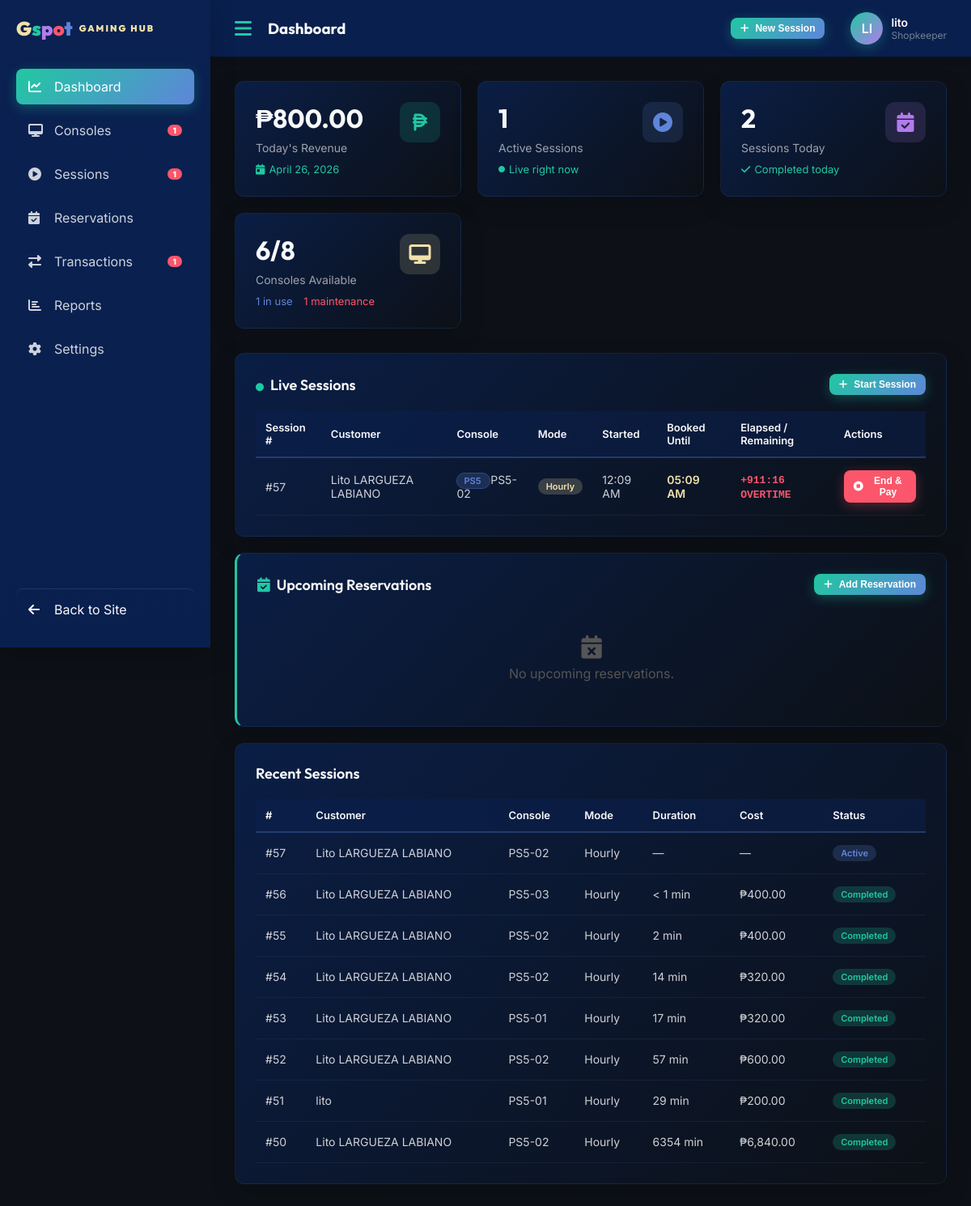
Screenshot of /admin.php (signed in) with the database file from the repository.
### tables this page shows
CREATE TABLE `gaming_sessions` (
  `session_id` int(11) NOT NULL,
  `user_id` int(11) NOT NULL,
  `console_id` int(11) NOT NULL,
  `rental_mode` enum('hourly','open_time','unlimited') NOT NULL,
  `planned_minutes` int(11) DEFAULT NULL,
  `start_time` datetime NOT NULL DEFAULT current_timestamp(),
  `end_time` datetime DEFAULT NULL,
  `duration_minutes` int(11) DEFAULT NULL,
  `hourly_rate` decimal(10,2) NOT NULL DEFAULT 0.00,
  `total_cost` decimal(10,2) DEFAULT NULL,
  `status` enum('active','completed','cancelled') NOT NULL DEFAULT 'active',
  `payment_status` enum('paid','unpaid','partial') DEFAULT NULL,
  `created_by` int(11) NOT NULL,
  `created_at` datetime NOT NULL DEFAULT current_timestamp(),
  `extended_minutes` int(11) NOT NULL DEFAULT 0 COMMENT 'Total minutes added via approved extensions'
);

CREATE TABLE `users` (
  `user_id` int(11) NOT NULL,
  `email` varchar(100) NOT NULL,
  `password_hash` varchar(255) NOT NULL,
  `full_name` varchar(100) NOT NULL,
  `phone` varchar(20) DEFAULT NULL,
  `role` enum('customer','shopkeeper','owner') NOT NULL DEFAULT 'customer',
  `status` enum('active','inactive') NOT NULL DEFAULT 'active',
  `email_verified` tinyint(1) NOT NULL DEFAULT 0,
  `verification_token` varchar(64) DEFAULT NULL,
  `verification_expires` datetime DEFAULT NULL,
  `reset_token` varchar(64) DEFAULT NULL,
  `reset_expires` datetime DEFAULT NULL,
  `created_at` datetime NOT NULL DEFAULT current_timestamp()
);

CREATE TABLE `consoles` (
  `console_id` int(11) NOT NULL,
  `console_name` varchar(50) NOT NULL,
  `console_type` enum('PS5','PS4','Xbox Series X') NOT NULL,
  `unit_number` varchar(10) NOT NULL,
  `status` enum('available','in_use','maintenance') NOT NULL DEFAULT 'available',
  `hourly_rate` decimal(10,2) NOT NULL DEFAULT 0.00,
  `created_at` datetime NOT NULL DEFAULT current_timestamp()
);

### includes/db_functions.php (called while the page is built, shortened)
<?php
require_once __DIR__ . '/db_config.php';
function getConsoles($status = null, $type = null) {
    global $conn;
    $sql = "SELECT * FROM consoles WHERE 1=1";
    $params = [];
    $types = "";
    if ($status) {
        $sql .= " AND status = ?";
        $params[] = $status;
        $types .= "s";
    }
    $sql .= " ORDER BY console_type, unit_number";
    $stmt = $conn->prepare($sql);
    if (!empty($params)) {
        $stmt->bind_param($types, ...$params);
    }
    $stmt->execute();
    return $stmt->get_result()->fetch_all(MYSQLI_ASSOC);
}
function getActiveSessions() {
    global $conn;
    $sql = "SELECT gs.*, u.full_name AS customer_name, c.console_name, c.console_type, c.unit_number,
                   COALESCE((SELECT SUM(t.amount) FROM transactions t WHERE t.session_id = gs.session_id AND t.amount > 0), 0) AS upfront_paid,
                   COALESCE((SELECT SUM(ABS(t.amount)) FROM transactions t WHERE t.session_id = gs.session_id AND t.amount < 0), 0) AS refunded_amount
            FROM gaming_sessions gs
            JOIN users u ON gs.user_id = u.user_id
            JOIN consoles c ON gs.console_id = c.console_id
            WHERE gs.status = 'active'
            ORDER BY gs.start_time DESC";
    $result = $conn->query($sql);
    return $result->fetch_all(MYSQLI_ASSOC);
}
function getDailySalesReport($date) {
    global $conn;
    $stmt = $conn->prepare(
        "SELECT COUNT(*) AS total_sessions,
                SUM(total_cost) AS total_revenue,
                AVG(duration_minutes) AS avg_duration,
                SUM(CASE WHEN rental_mode = 'hourly' THEN 1 ELSE 0 END) AS hourly_sessions,
                SUM(CASE WHEN rental_mode = 'open_time' THEN 1 ELSE 0 END) AS open_time_sessions,
                SUM(CASE WHEN rental_mode = 'unlimited' THEN 1 ELSE 0 END) AS unlimited_sessions
         FROM gaming_sessions
         WHERE DATE(start_time) = ? AND status = 'completed'"
    );
    $stmt->bind_param("s", $date);
    $stmt->execute();
    return $stmt->get_result()->fetch_assoc();
}
?>

### admin_sections/dashboard.php (shortened to what this page needs)
<div class="page active" id="dashboard">
    <div class="stats-grid">
        <div class="stat-card">
            <div class="stat-card-header">
                <div>
                    <div class="stat-value">₱<?= number_format($todayRevenue, 2) ?></div>
                    <div class="stat-label">Today's Revenue</div>
                </div>
                <div class="stat-icon revenue"><i class="fas fa-peso-sign"></i></div>
            </div>
            <div class="stat-change up"><i class="fas fa-calendar-day"></i> <?= date('F d, Y') ?></div>
        </div>
        <div class="stat-card">
            <div class="stat-card-header">
                <div>
                    <div class="stat-value"><?= $activeCount ?></div>
                    <div class="stat-label">Active Sessions</div>
                </div>
                <div class="stat-icon sessions"><i class="fas fa-play-circle"></i></div>
            </div>
            <div class="stat-change up"><i class="fas fa-circle" style="color:#20c8a1;font-size:8px"></i> Live right now</div>
        </div>
        <div class="stat-card">
            <div class="stat-card-header">
                <div>
                    <div class="stat-value"><?= $todayBookings ?></div>
                    <div class="stat-label">Sessions Today</div>
                </div>
                <div class="stat-icon bookings"><i class="fas fa-calendar-check"></i></div>
            </div>
            <div class="stat-change up"><i class="fas fa-check"></i> Completed today</div>
        </div>
        <div class="stat-card">
            <div class="stat-card-header">
                <div>
                    <div class="stat-value"><?= $availableCount ?>/<?= count($allConsoles) ?></div>
                    <div class="stat-label">Consoles Available</div>
                </div>
                <div class="stat-icon consoles"><i class="fas fa-desktop"></i></div>
            </div>
            <div class="stat-change up">
                <span style="color:#5f85da"><?= $inUseCount ?> in use</span> &nbsp;
                <span style="color:#fb566b"><?= $maintenanceCount ?> maintenance</span>
            </div>
        </div>
    </div>
    <div class="card">
        <div class="card-header">
            <h3 class="card-title"><i class="fas fa-circle" style="color:#20c8a1;font-size:10px;margin-right:8px"></i>Live Sessions</h3>
            <button class="btn btn-primary btn-sm" onclick="openModal('startSession')"><i class="fas fa-plus"></i> Start Session</button>
        </div>
        <?php if (empty($activeSessions)): ?>
            <div class="empty-state"><i class="fas fa-couch"></i>No active sessions right now</div>
        <?php else: ?>
        <table class="data-table">
            <thead><tr><th>Session #</th><th>Customer</th><th>Console</th><th>Mode</th><th>Started</th><th>Booked Until</th><th>Elapsed / Remaining</th><th>Actions</th></tr></thead>
            <tbody>
            <?php foreach ($activeSessions as $sess): ?>
            <tr>
                <td>#<?= $sess['session_id'] ?></td>
                <td><?= htmlspecialchars($sess['customer_name']) ?></td>
                <td>
                    <span class="console-type-badge <?= $sess['console_type'] === 'PS5' ? 'ps5' : ($sess['console_type'] === 'PS4' ? 'ps4' : 'xbox') ?>">
                        <?= $sess['console_type'] ?>
                    </span>
                    <?= htmlspecialchars($sess['unit_number']) ?>
                </td>
                <td><span class="badge pending"><?= match($sess['rental_mode']) { 'open_time' => 'Open Time', default => ucfirst($sess['rental_mode']) } ?></span></td>
                <td><?= date('h:i A', strtotime($sess['start_time'])) ?></td>
                <td>
                    <?php if ($sess['rental_mode'] === 'hourly' && $sess['planned_minutes']):
                        $bookedEndDt = new DateTime($sess['start_time'], new DateTimeZone('Asia/Manila'));
                        $bookedEndDt->modify('+' . $sess['planned_minutes'] . ' minutes');
                    ?>
                        <span style="color:#f1e1aa;font-weight:600"><?= $bookedEndDt->format('h:i A') ?></span>
                    <?php else: ?>—<?php endif; ?>
                </td>
                <td><span class="session-timer" data-start="<?= $sess['start_time'] ?>" data-planned="<?= $sess['planned_minutes'] ?? '' ?>">—</span></td>
                <td>
                    <button class="btn btn-danger btn-sm" onclick="openEndSessionModal(
                        <?= $sess['session_id'] ?>,
                        '<?= htmlspecialchars(addslashes($sess['customer_name'])) ?>',
                        '<?= htmlspecialchars(addslashes($sess['unit_number'])) ?>',
                        '<?= $sess['rental_mode'] ?>',
                        <?= strtotime($sess['start_time']) ?>,
                        <?= (int)($sess['planned_minutes'] ?? 0) ?>,
                        <?= (float)($sess['upfront_paid'] ?? 0) ?>)">
                        <i class="fas fa-stop-circle"></i> End &amp; Pay
                    </button>
                </td>
            </tr>
            <?php endforeach; ?>
            </tbody>
        </table>
        <?php endif; ?>
    </div>
    <div class="card" style="border-left:3px solid #20c8a1;margin-bottom:20px;">
        <div class="card-header" style="display:flex;align-items:center;justify-content:space-between;flex-wrap:wrap;gap:10px;">
            <div style="display:flex;align-items:center;gap:10px;">
                <h3 class="card-title" style="margin:0;">
                    <i class="fas fa-calendar-check" style="color:#20c8a1;margin-right:8px;"></i>Upcoming Reservations
                </h3>
            </div>
            <button class="btn btn-primary btn-sm" onclick="openModal('addReservation')">
                <i class="fas fa-plus"></i> Add Reservation
            </button>
        </div>
        <?php if (empty($upcomingReservations)): ?>
        <div style="padding:30px;text-align:center;color:#555;">
            <i class="fas fa-calendar-xmark" style="font-size:1.8rem;display:block;margin-bottom:8px;"></i>
            No upcoming reservations.
        </div>
        <?php endif; ?>
    </div>
    <div class="card">
        <div class="card-header"><h3 class="card-title">Recent Sessions</h3></div>
        <table class="data-table">
            <thead><tr><th>#</th><th>Customer</th><th>Console</th><th>Mode</th><th>Duration</th><th>Cost</th><th>Status</th></tr></thead>
            <tbody>
            <?php foreach (array_slice($recentSessions, 0, 8) as $sess): ?>
            <tr>
                <td>#<?= $sess['session_id'] ?></td>
                <td><?= htmlspecialchars($sess['customer_name']) ?></td>
                <td><?= htmlspecialchars($sess['unit_number']) ?></td>
                <td><?= match($sess['rental_mode']) { 'open_time' => 'Open Time', default => ucfirst($sess['rental_mode']) } ?></td>
                <td><?= $sess['duration_minutes'] !== null ? ($sess['duration_minutes'] > 0 ? $sess['duration_minutes'].' min' : '< 1 min') : '—' ?></td>
                <td><?= $sess['total_cost'] ? '₱'.number_format($sess['total_cost'],2) : '—' ?></td>
                <td><span class="badge <?= $sess['status'] ?>"><?= ucfirst($sess['status']) ?></span></td>
            </tr>
            <?php endforeach; ?>
            </tbody>
        </table>
    </div>
</div>

### assets/css/style.css (style rules this page uses)
:root { --color-primary: #0a2151; --color-secondary: #f1e1aa; --color-mint: #20c8a1; --color-purple: #b37bec; --color-coral: #fb566b; --color-blue: #5f85da; --color-dark: #0d1117; --color-light: #f8f9fa; --color-gray: #6c757d; --font-primary: "Inter", sans-serif; --font-heading: "Outfit", sans-serif; --transition: all 0.3s ease; --shadow-sm: 0 2px 10px rgba(0, 0, 0, 0.1); --shadow-md: 0 10px 30px rgba(0, 0, 0, 0.2); --shadow-lg: 0 20px 60px rgba(0, 0, 0, 0.3); }
* { margin: 0; padding: 0; box-sizing: border-box; }
body { font-family: var(--font-primary); color: var(--color-light); background-color: var(--color-dark); overflow-x: hidden; }
h1, h2, h3, h4, h5, h6 { font-family: var(--font-heading); font-weight: 700; }
.btn { font-weight: 600; padding: 0.75rem 1.8rem; border-radius: 50px; transition: var(--transition); border: none; }
.btn-primary { background: linear-gradient(135deg, var(--color-mint), var(--color-blue)); color: black; }
.stat-label { color: rgba(255, 255, 255, 0.6); font-size: 0.9rem; margin-top: 0.5rem; }

### assets/css/admin.css (style rules this page uses)
body { background: var(--color-dark); color: var(--color-light); }
.page { display: none; }
.page.active { display: block; animation: fadeIn 0.5s ease; }
.stats-grid { display: grid; grid-template-columns: repeat(auto-fit, minmax(250px, 1fr)); gap: 20px; margin-bottom: 30px; }
.stat-card { background: linear-gradient(135deg, rgba(10, 33, 81, 0.8), rgba(13, 17, 23, 0.8)); padding: 25px; border-radius: 12px; box-shadow: var(--shadow-md); border: 1px solid rgba(95, 133, 218, 0.1); transition: var(--transition); }
.stat-card-header { display: flex; justify-content: space-between; align-items: center; margin-bottom: 15px; }
.stat-icon { width: 50px; height: 50px; border-radius: 12px; display: flex; align-items: center; justify-content: center; font-size: 24px; }
.stat-icon.revenue { background: linear-gradient(135deg, rgba(32, 200, 161, 0.2), rgba(32, 200, 161, 0.05)); color: var(--color-mint); }
.stat-icon.sessions { background: linear-gradient(135deg, rgba(95, 133, 218, 0.2), rgba(95, 133, 218, 0.05)); color: var(--color-blue); }
.stat-icon.bookings { background: linear-gradient(135deg, rgba(179, 123, 236, 0.2), rgba(179, 123, 236, 0.05)); color: var(--color-purple); }
.stat-value { font-size: 32px; font-weight: 700; color: var(--color-light); margin-bottom: 5px; font-family: var(--font-heading); }
.stat-label { color: rgba(255, 255, 255, 0.6); font-size: 14px; }
.stat-change { font-size: 13px; margin-top: 10px; display: flex; align-items: center; gap: 5px; }
.stat-change.up { color: var(--color-mint); }
.card { background: linear-gradient(135deg, rgba(10, 33, 81, 0.8), rgba(13, 17, 23, 0.8)); border-radius: 12px; padding: 25px; box-shadow: var(--shadow-md); margin-bottom: 20px; border: 1px solid rgba(95, 133, 218, 0.1); }
.card-header { display: flex; justify-content: space-between; align-items: center; margin-bottom: 20px; }
.card-title { font-size: 18px; font-weight: 600; color: var(--color-light); font-family: var(--font-heading); }
.data-table { width: 100%; border-collapse: collapse; }
.data-table th { background: rgba(10, 33, 81, 0.5); padding: 12px; text-align: left; font-weight: 600; color: var(--color-light); font-size: 13px; border-bottom: 2px solid rgba(95, 133, 218, 0.3); }
.data-table td { padding: 15px 12px; border-bottom: 1px solid rgba(95, 133, 218, 0.1); color: rgba(255, 255, 255, 0.8); font-size: 14px; }
.btn { padding: 10px 20px; border: none; border-radius: 8px; cursor: pointer; font-weight: 600; font-size: 14px; transition: var(--transition); display: inline-flex; align-items: center; gap: 8px; }
.btn-primary { background: linear-gradient(135deg, var(--color-mint), var(--color-blue)); color: white; box-shadow: 0 4px 15px rgba(32, 200, 161, 0.3); }
.btn-danger { background: var(--color-coral); color: white; box-shadow: 0 4px 15px rgba(251, 86, 107, 0.3); }
.btn-sm { padding: 6px 12px; font-size: 12px; }
.badge { padding: 4px 10px; border-radius: 12px; font-size: 12px; font-weight: 600; }

### rows the page displays
gaming_sessions: session_id "57", user.full_name "Lito LARGUEZA LABIANO", console.console_type "PS5", console.unit_number "PS5-02", rental_mode "Hourly", start_time "12:09 AM", $bookedEndDt->format('h:i A') "05:09 AM", status "Active"
gaming_sessions: session_id "56", user.full_name "Lito LARGUEZA LABIANO", console.unit_number "PS5-03", rental_mode "Hourly", duration_minutes "< 1 min", total_cost "400.00", status "Completed"
gaming_sessions: session_id "55", user.full_name "Lito LARGUEZA LABIANO", console.unit_number "PS5-02", rental_mode "Hourly", duration_minutes "2", total_cost "400.00", status "Completed"
gaming_sessions: session_id "54", user.full_name "Lito LARGUEZA LABIANO", console.unit_number "PS5-02", rental_mode "Hourly", duration_minutes "14", total_cost "320.00", status "Completed"
gaming_sessions: session_id "53", user.full_name "Lito LARGUEZA LABIANO", console.unit_number "PS5-01", rental_mode "Hourly", duration_minutes "17", total_cost "320.00", status "Completed"
gaming_sessions: session_id "52", user.full_name "Lito LARGUEZA LABIANO", console.unit_number "PS5-02", rental_mode "Hourly", duration_minutes "57", total_cost "600.00", status "Completed"
gaming_sessions: session_id "51", created_by.full_name "lito", console.unit_number "PS5-01", rental_mode "Hourly", duration_minutes "29", total_cost "200.00", status "Completed"
gaming_sessions: session_id "50", user.full_name "Lito LARGUEZA LABIANO", console.unit_number "PS5-02", rental_mode "Hourly", duration_minutes "6354", total_cost "6,840.00", status "Completed"

### other values shown
$maintenanceCount "1"
$activeCount "1"
count($pendingSessions) "1"
getUserInitials() "LI"
$user['full_name'] "lito"
getRoleBadge() "Shopkeeper"
$todayRevenue "800.00"
$todayBookings "2"
$availableCount "6"
count($allConsoles) "8"
$inUseCount "1"
